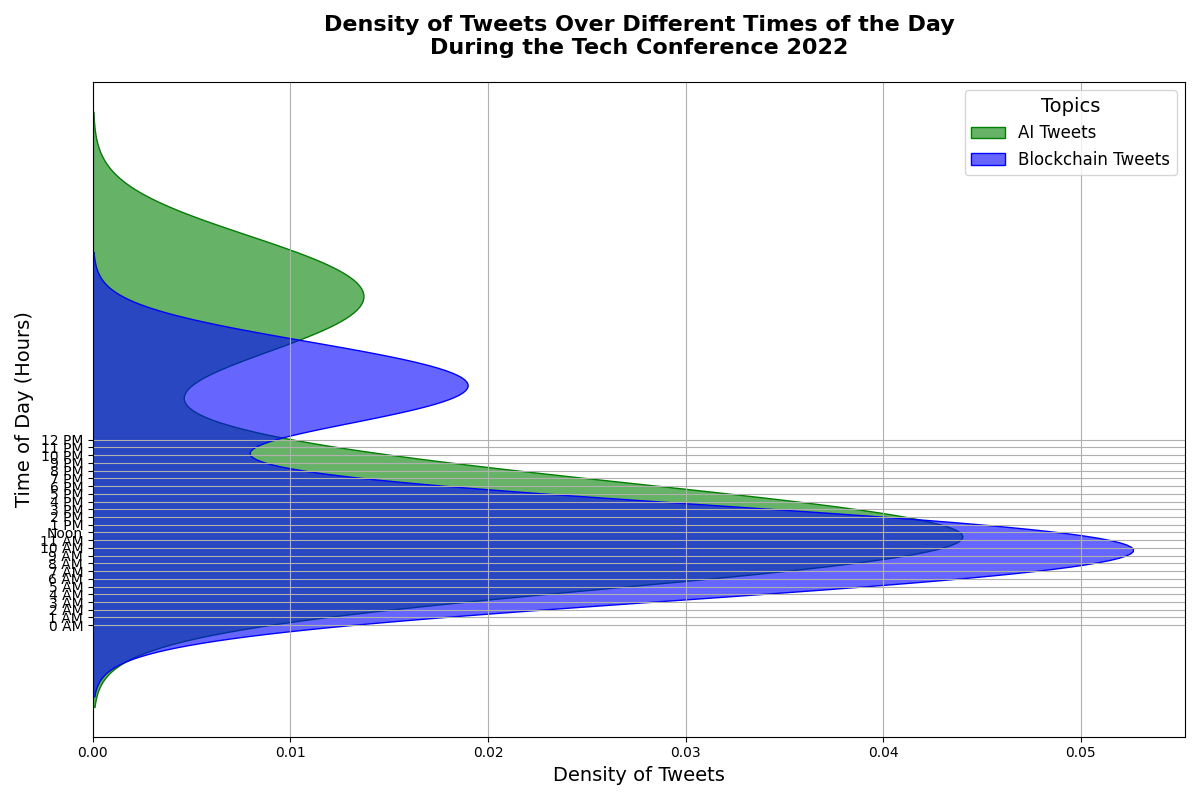

Recreate this plot in Python.
import numpy as np
import matplotlib.pyplot as plt
import seaborn as sns

# Constructing contextual data
time_of_day = np.linspace(0, 24, 100)
tweets_ai = np.piecewise(time_of_day,
                         [time_of_day < 6, (time_of_day >= 6) & (time_of_day < 12), (time_of_day >= 12) & (time_of_day < 18), time_of_day >= 18],
                         [lambda x: 10 + 2*x, lambda x: 25 - 1.5*x, lambda x: 5 + 2.5*x, lambda x: 30 - x])
tweets_blockchain = np.piecewise(time_of_day,
                                 [time_of_day < 6, (time_of_day >= 6) & (time_of_day < 12), (time_of_day >= 12) & (time_of_day < 18), time_of_day >= 18],
                                 [lambda x: 8 + 1.5*x, lambda x: 20 - x, lambda x: 4 + 1.8*x, lambda x: 22 - 0.8*x])

# Setting up the figure and axis
fig, ax = plt.subplots(figsize=(12, 8))

# Horizontal density plots for tweets with shuffled colors
sns.kdeplot(y=tweets_ai, label='AI Tweets', color='green', shade=True, alpha=0.6, ax=ax)  # Changed color to 'green'
sns.kdeplot(y=tweets_blockchain, label='Blockchain Tweets', color='blue', shade=True, alpha=0.6, ax=ax)  # Changed color to 'blue'

# Customizing the plot
ax.set_title('Density of Tweets Over Different Times of the Day\nDuring the Tech Conference 2022', fontsize=16, fontweight='bold', pad=20)
ax.set_ylabel('Time of Day (Hours)', fontsize=14)
ax.set_xlabel('Density of Tweets', fontsize=14)
ax.legend(title='Topics', fontsize=12, title_fontsize=14)
plt.yticks(np.arange(0, 25, step=1), labels=[f'{int(i)} AM' if i < 12 else ('Noon' if i == 12 else f'{int(i)-12} PM') for i in np.arange(0, 25, step=1)])
plt.grid(True)

# Enhance layout
plt.tight_layout()

# Display the plot
plt.show()
